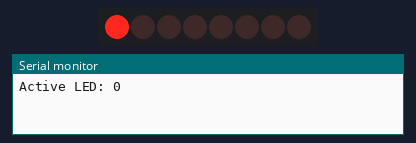
Recording of a sketch running on a simulated Arduino Uno, built with avr-gcc and run on an emulated ATmega328P. On the bench: 8 port-expander outputs drawn as a row of LEDs (first output left, lit = HIGH), the last lines printed to the serial monitor. Wiring (inferred from the names in the program): MCP23008 port expander at I2C address 0x20. Wiring (inferred from the signals the program sends): row of LEDs: on Q0, Q1, Q2, Q3, Q4, Q5, Q6, Q7.

Above: at 0.5 s.
At 2.5 s:
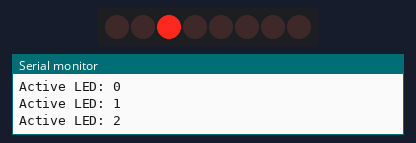
At 3.5 s:
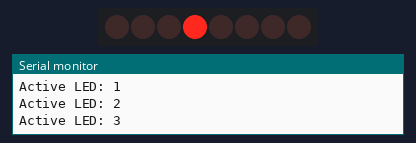
At 4.5 s:
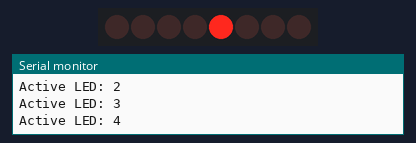
At 6.5 s:
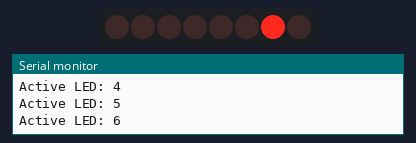
At 9.5 s:
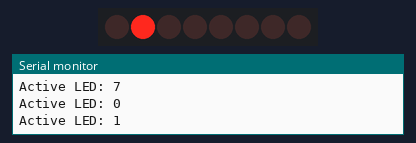
Timing chart, 0 to 10.4 s (numbered marks = the images above):
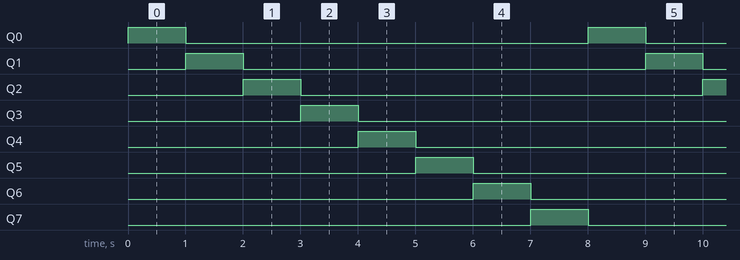

The sketch:

io-expander-mcp23008.ino
```cpp
// Assuming there are 8 LEDs connected to the MCP23008 expander, one per GPIO pin.
// This code turns each LED on for a second in sequence from GPIO 0 to GPIO 7. Then repeats indefinitely.
// Tested with https://wiki.kamamilabs.com/index.php?title=KAmod_I2C-Mini_Out_8 module.
// The KAmod I2C-Mini Out8 module contains 8 outputs with low-power N-MOSFET transistors, with a maximum output current of 1 A and a maximum voltage of 50 V.
#include <Wire.h>

constexpr uint8_t mcp23008Address = 0x20;
constexpr uint8_t mcp23008RegisterIodir = 0x00;
constexpr uint8_t mcp23008RegisterGpio = 0x09;
constexpr unsigned long ledOnMs = 1000UL;

uint8_t activeLed = 0;
unsigned long ledChangedAt = 0;

bool writeMcp23008Register(uint8_t reg, uint8_t value) {
  Wire.beginTransmission(mcp23008Address);
  Wire.write(reg);
  Wire.write(value);
  return Wire.endTransmission() == 0;
}

bool initMcp23008() {
  Wire.beginTransmission(mcp23008Address);
  if (Wire.endTransmission() != 0) return false;

  // Turn outputs off before changing their direction, then make GP0-GP7 outputs.
  if (!writeMcp23008Register(mcp23008RegisterGpio, 0x00)) return false;
  return writeMcp23008Register(mcp23008RegisterIodir, 0x00);
}

void showActiveLed() {
  Serial.println("Active LED: " + String(activeLed));
  writeMcp23008Register(mcp23008RegisterGpio, (uint8_t)(1U << activeLed));
}

void setup() {
  Serial.begin(115200);
  Wire.begin();
  Wire.setClock(100000);

  if (!initMcp23008()) {
    while (true) {
      delay(1000);
    }
  }

  showActiveLed();
  ledChangedAt = millis();
}

void loop() {
  if (millis() - ledChangedAt < ledOnMs) return;

  ledChangedAt = millis();
  activeLed = (activeLed + 1U) % 8U;
  showActiveLed();
}
```

Measured:
- by itself, Q0–7: alternates HIGH for 1.0 s and LOW for 7.0 s
- by itself, everything shown: repeats every 8.0 s, in 8 steps
